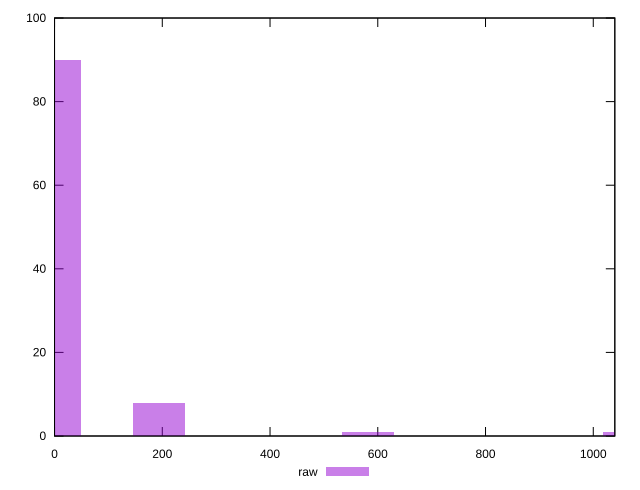

Generate this figure with gnuplot:
reset

$raw <<EOF
581.3928191601816 1
1065.8868351269996 1
0 90
193.7976063867272 8
EOF

set key outside below
set boxwidth 96.8988031933636
set xrange [0:1040]
set yrange [0:100]
set trange [0:100]
set style fill transparent solid 0.5 noborder
set terminal svg size 640, 490 enhanced background rgb 'white'
set output "report_00017_2021-02-10T15-08-03.406Z/uses-http2/samples/pages+cached+noadtech+nomedia/raw/histogram.svg"

plot $raw title "raw" with boxes

reset
